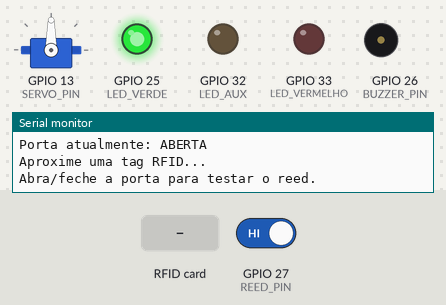
The sketch below on a simulated ESP32. Shown: servo, output pins drawn as LEDs (lit = HIGH), buzzer (waves = sounding, pin HIGH), the last lines printed to the serial monitor. The inputs (shaded band) are chosen by the test bench; at power-on: GPIO 27 (REED_PIN) HIGH.

Above: at 8.7 s.
8.8 s: GPIO 27 (REED_PIN) driven LOW
At 9.7 s:
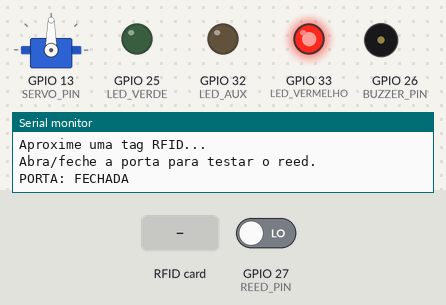
10.3 s: RFID card 5E 7A 19 C4 held to the reader
At 11.0 s:
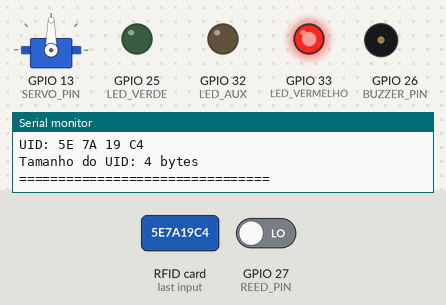
11.9 s: GPIO 27 (REED_PIN) driven HIGH
At 13.1 s:
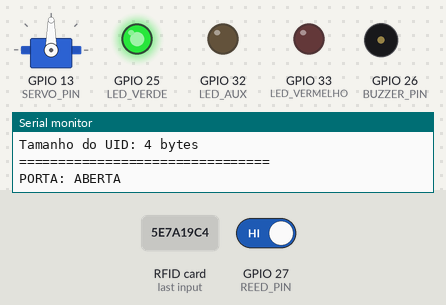
13.4 s: RFID card 5E 7A 19 C4 held to the reader
At 14.2 s:
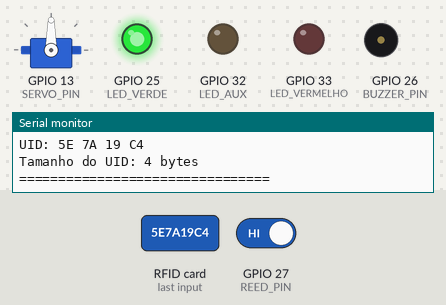
Timing chart, 0 to 16.0 s (numbered marks = the images above; inputs shaded):
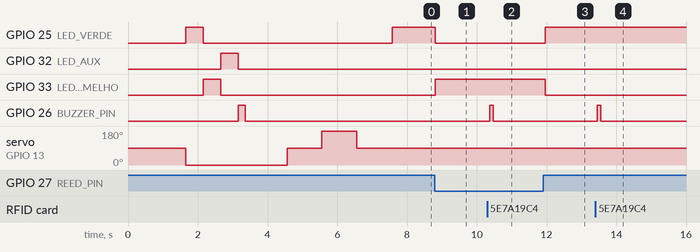

The sketch:

Teste_geral.ino
```cpp
#include <SPI.h>
#include <MFRC522.h>
#include <ESP32Servo.h>

// =====================================================
// PINOS
// =====================================================

// RFID RC522
#define RFID_SS    21
#define RFID_RST   22
#define RFID_SCK   18
#define RFID_MISO  19
#define RFID_MOSI  23

// Servo MG90S
#define SERVO_PIN  13

// Reed Switch
#define REED_PIN   27

// Buzzer
#define BUZZER_PIN 26

// LEDs
#define LED_VERDE    25
#define LED_VERMELHO 33
#define LED_AUX      32

// =====================================================
// OBJETOS
// =====================================================

MFRC522 rfid(RFID_SS, RFID_RST);
Servo servo;

// =====================================================
// POSIÇÕES DO SERVO
// =====================================================

// Vamos usar estas posições apenas para TESTE.
// Depois ajustaremos de acordo com a sua trava.
#define SERVO_TRANCADO   0
#define SERVO_DESTRAVADO 90

// =====================================================
// VARIÁVEIS
// =====================================================

bool portaAnterior = false;

// =====================================================
// FUNÇÕES
// =====================================================

void beep(int quantidade, int duracao = 100) {

  for (int i = 0; i < quantidade; i++) {

    digitalWrite(BUZZER_PIN, HIGH);
    delay(duracao);

    digitalWrite(BUZZER_PIN, LOW);
    delay(duracao);
  }
}


// -----------------------------------------------------
// Teste dos LEDs
// -----------------------------------------------------

void testarLEDs() {

  Serial.println();
  Serial.println("TESTANDO LEDs...");

  digitalWrite(LED_VERDE, HIGH);
  delay(500);
  digitalWrite(LED_VERDE, LOW);

  digitalWrite(LED_VERMELHO, HIGH);
  delay(500);
  digitalWrite(LED_VERMELHO, LOW);

  digitalWrite(LED_AUX, HIGH);
  delay(500);
  digitalWrite(LED_AUX, LOW);

  Serial.println("LEDs: OK");
}


// -----------------------------------------------------
// Teste do buzzer
// -----------------------------------------------------

void testarBuzzer() {

  Serial.println();
  Serial.println("TESTANDO BUZZER...");

  beep(1, 200);

  Serial.println("Buzzer: OK");
}


// -----------------------------------------------------
// Teste do servo
// -----------------------------------------------------

void testarServo() {

  Serial.println();
  Serial.println("TESTANDO SERVO...");

  Serial.println("Servo -> 0 graus");
  servo.write(0);
  delay(1000);

  Serial.println("Servo -> 90 graus");
  servo.write(90);
  delay(1000);

  Serial.println("Servo -> 180 graus");
  servo.write(180);
  delay(1000);

  Serial.println("Servo -> 90 graus");
  servo.write(90);
  delay(1000);

  Serial.println("Servo: OK");
}


// -----------------------------------------------------
// Teste do RFID
// -----------------------------------------------------

void verificarRFID() {

  if (!rfid.PICC_IsNewCardPresent()) {
    return;
  }

  if (!rfid.PICC_ReadCardSerial()) {
    return;
  }

  Serial.println();
  Serial.println("================================");
  Serial.println("TAG RFID DETECTADA!");
  Serial.println("================================");

  Serial.print("UID: ");

  for (byte i = 0; i < rfid.uid.size; i++) {

    if (rfid.uid.uidByte[i] < 0x10) {
      Serial.print("0");
    }

    Serial.print(rfid.uid.uidByte[i], HEX);
    Serial.print(" ");
  }

  Serial.println();

  Serial.print("Tamanho do UID: ");
  Serial.print(rfid.uid.size);
  Serial.println(" bytes");

  Serial.println("================================");

  beep(1, 100);

  rfid.PICC_HaltA();
  rfid.PCD_StopCrypto1();

  delay(500);
}


// -----------------------------------------------------
// Verificação do Reed
// -----------------------------------------------------

void verificarReed() {

  bool portaFechada = (digitalRead(REED_PIN) == LOW);

  if (portaFechada != portaAnterior) {

    portaAnterior = portaFechada;

    Serial.println();

    if (portaFechada) {

      Serial.println("PORTA: FECHADA");

      digitalWrite(LED_VERDE, LOW);
      digitalWrite(LED_VERMELHO, HIGH);

    } else {

      Serial.println("PORTA: ABERTA");

      digitalWrite(LED_VERMELHO, LOW);
      digitalWrite(LED_VERDE, HIGH);
    }
  }
}


// =====================================================
// SETUP
// =====================================================

void setup() {

  Serial.begin(115200);

  delay(1000);

  Serial.println();
  Serial.println("========================================");
  Serial.println("     ARMARIO INTELIGENTE - TESTE");
  Serial.println("========================================");

  // ---------------------------------------------------
  // Configuração dos pinos
  // ---------------------------------------------------

  pinMode(REED_PIN, INPUT_PULLUP);

  pinMode(BUZZER_PIN, OUTPUT);

  pinMode(LED_VERDE, OUTPUT);
  pinMode(LED_VERMELHO, OUTPUT);
  pinMode(LED_AUX, OUTPUT);

  digitalWrite(BUZZER_PIN, LOW);

  digitalWrite(LED_VERDE, LOW);
  digitalWrite(LED_VERMELHO, LOW);
  digitalWrite(LED_AUX, LOW);

  Serial.println();
  Serial.println("[OK] GPIOs configurados");


  // ---------------------------------------------------
  // Inicialização do SPI
  // ---------------------------------------------------

  SPI.begin(
    RFID_SCK,
    RFID_MISO,
    RFID_MOSI,
    RFID_SS
  );

  Serial.println("[OK] SPI iniciado");


  // ---------------------------------------------------
  // Inicialização do RFID
  // ---------------------------------------------------

  rfid.PCD_Init();

  delay(100);

  Serial.println("[OK] RC522 inicializado");


  // ---------------------------------------------------
  // Inicialização do servo
  // ---------------------------------------------------

  servo.attach(SERVO_PIN);

  delay(500);

  servo.write(SERVO_TRANCADO);

  Serial.println("[OK] Servo inicializado");


  // ---------------------------------------------------
  // Testes automáticos
  // ---------------------------------------------------

  testarLEDs();

  testarBuzzer();

  testarServo();


  // ---------------------------------------------------
  // Estado inicial da porta
  // ---------------------------------------------------

  portaAnterior = (digitalRead(REED_PIN) == LOW);

  Serial.println();
  Serial.println("========================================");
  Serial.println("        TESTE CONCLUIDO");
  Serial.println("========================================");

  Serial.println();
  Serial.println("Sistema em modo de monitoramento.");
  Serial.println();

  if (portaAnterior) {
    Serial.println("Porta atualmente: FECHADA");
    digitalWrite(LED_VERMELHO, HIGH);
  } else {
    Serial.println("Porta atualmente: ABERTA");
    digitalWrite(LED_VERDE, HIGH);
  }

  Serial.println();
  Serial.println("Aproxime uma tag RFID...");
  Serial.println("Abra/feche a porta para testar o reed.");
  Serial.println();
}


// =====================================================
// LOOP
// =====================================================

void loop() {

  // Verifica RFID
  verificarRFID();

  // Verifica reed switch
  verificarReed();

  delay(50);
}
```

Measured:
- after the input at 8.8 s, GPIO 25 (LED_VERDE): HIGH → LOW at once; GPIO 33 (LED_VERMELHO): LOW → HIGH at once
- after the input at 10.3 s, GPIO 26 (BUZZER_PIN): LOW → HIGH after 0.07 s, → LOW 0.10 s later
- after the input at 11.9 s, GPIO 25 (LED_VERDE): LOW → HIGH after 0.07 s; GPIO 33 (LED_VERMELHO): HIGH → LOW after 0.07 s
- after the input at 13.4 s, GPIO 26 (BUZZER_PIN): LOW → HIGH after 0.06 s, → LOW 0.10 s later
